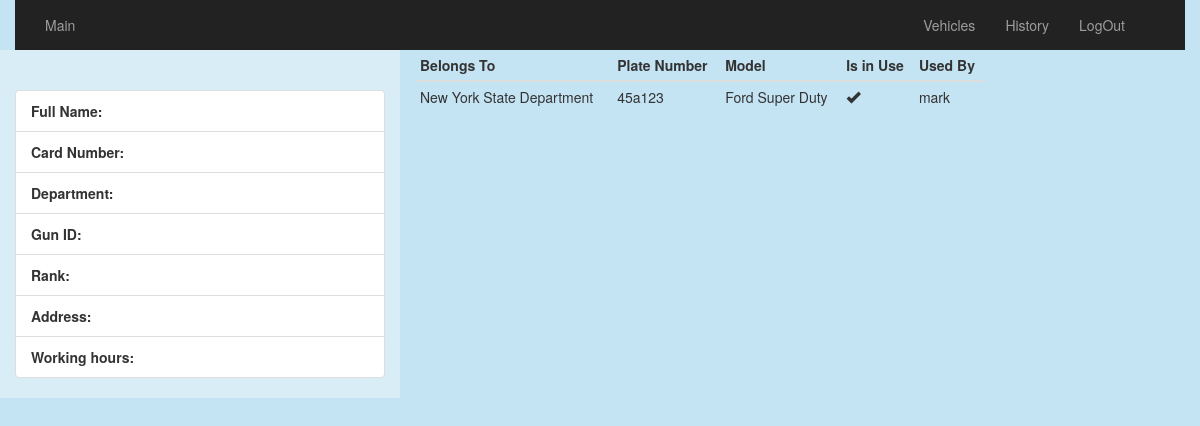
Screenshot of /vehicles/ (signed in) with the database file from the repository.
### pd/models.py (models this page shows)
class Vehicle(models.Model):
    BelongsTo = models.ForeignKey(Department, on_delete=models.CASCADE)
    Plate_number = models.CharField(max_length=60)
    Model = models.CharField(max_length=255)
    isInUse = models.BooleanField(default=False)
    Using_by = models.ForeignKey(UserProfile, on_delete=models.CASCADE)

class Department(models.Model):
    Name = models.CharField(max_length=255)
    Zip_code = models.IntegerField()
    Number_of_weapons = models.IntegerField()
    Number_of_vehicles = models.IntegerField()
    Number_of_workers = models.IntegerField()
    Head = models.CharField(max_length=255)
    Area = models.IntegerField()
    class Meta:
        verbose_name = 'Department'
        verbose_name_plural = 'Departments'
    def __str__(self):
        return self.Name

class UserProfile(models.Model):
    user = models.OneToOneField(User, on_delete=models.CASCADE)
    GENDER_OPTION = (
        ('Male', 'Male'),
        ('Female', 'Female')
    )
    gender = models.CharField(max_length=255, choices=GENDER_OPTION)
    date_of_birth = models.DateField()
    age = models.IntegerField()
    phone = models.CharField(max_length=255)
    salary = models.DecimalField(max_digits=8, decimal_places=2, default=800.00)
    card_number = models.CharField(max_length=255)
    gun_id = models.CharField(max_length=255)
    address = models.CharField(max_length=255)
    rank = models.IntegerField()
    working_hours = models.IntegerField()
    dep = models.ForeignKey(Department, on_delete=models.CASCADE)
    def __str__(self):
        return self.user.username

### pd/views.py (the view)
# urls.py: path('vehicles/', views.vehicle_view),
def vehicle_view(request):
    car = Vehicle.objects.all()
    return render(request, 'pd/vehicles.html', {"car": car})

### pd/templates/pd/vehicles.html (shortened to what this page needs)
{% extends 'pd/home.html' %}
{% block target %}
    <table class="table table-condensed">
    <thead>
      <tr>
        <th>Belongs To</th>
        <th>Plate Number</th>
        <th>Model</th>
          <th>Is in Use</th>
          <th>Used By</th>
      </tr>
    </thead>
    <tbody>
    {% for c in car %}
        {% if c.isInUse == True %}
      <tr>
        <td>{{ c.BelongsTo }}</td>
        <td>{{ c.Plate_number }}</td>
        <td>{{ c.Model }}</td>
          <td><span class="glyphicon">&#xe013;</span></td>
          <td>{{ c.Using_by }}</td>
      </tr>
        {% endif %}
    {% endfor %}
    </tbody>
  </table>
{% endblock %}

### static/css/styles.css (style rules this page uses)
body, html { background-color: #444; height: 100%; background-position: center; background-repeat: no-repeat; background-size: cover; }

### rows the page displays
Vehicle: BelongsTo "New York State Department", Plate_number "45a123", Model "Ford Super Duty", Using_by "mark"
